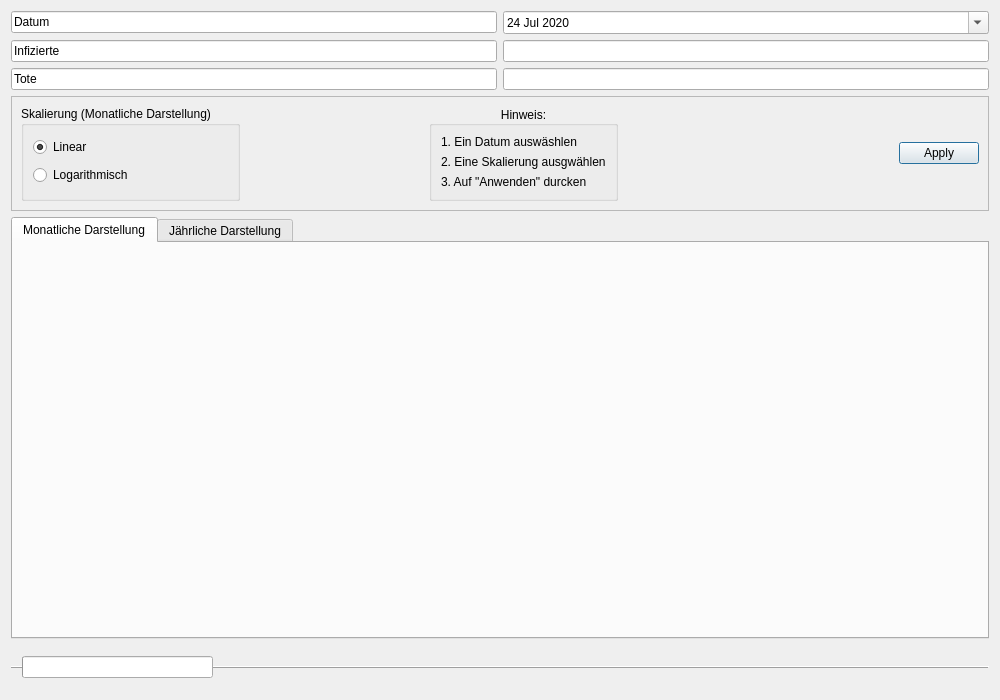
<?xml version="1.0" encoding="UTF-8"?>
<ui version="4.0">
 <class>Lettland</class>
 <widget class="QDialog" name="Lettland">
  <property name="geometry">
   <rect>
    <x>0</x>
    <y>0</y>
    <width>1000</width>
    <height>700</height>
   </rect>
  </property>
  <property name="windowTitle">
   <string>Lettland</string>
  </property>
  <layout class="QGridLayout" name="gridLayout_3">
   <item row="0" column="0">
    <layout class="QGridLayout" name="gridLayout">
     <item row="4" column="3">
      <widget class="QLineEdit" name="lineEdit_4">
       <property name="readOnly">
        <bool>true</bool>
       </property>
      </widget>
     </item>
     <item row="2" column="0">
      <widget class="QLineEdit" name="lineEdit_3">
       <property name="text">
        <string>Datum</string>
       </property>
       <property name="readOnly">
        <bool>true</bool>
       </property>
      </widget>
     </item>
     <item row="5" column="0">
      <widget class="QLineEdit" name="lineEdit_5">
       <property name="text">
        <string>Tote</string>
       </property>
       <property name="readOnly">
        <bool>true</bool>
       </property>
      </widget>
     </item>
     <item row="4" column="0">
      <widget class="QLineEdit" name="lineEdit">
       <property name="text">
        <string>Infizierte</string>
       </property>
       <property name="readOnly">
        <bool>true</bool>
       </property>
      </widget>
     </item>
     <item row="5" column="3">
      <widget class="QLineEdit" name="lineEdit_6">
       <property name="readOnly">
        <bool>true</bool>
       </property>
      </widget>
     </item>
     <item row="2" column="3">
      <widget class="QDateEdit" name="dateEdit">
       <property name="readOnly">
        <bool>false</bool>
       </property>
       <property name="buttonSymbols">
        <enum>QAbstractSpinBox::NoButtons</enum>
       </property>
       <property name="accelerated">
        <bool>false</bool>
       </property>
       <property name="minimumDateTime">
        <datetime>
         <hour>0</hour>
         <minute>0</minute>
         <second>0</second>
         <year>2020</year>
         <month>1</month>
         <day>1</day>
        </datetime>
       </property>
       <property name="currentSection">
        <enum>QDateTimeEdit::DaySection</enum>
       </property>
       <property name="calendarPopup">
        <bool>true</bool>
       </property>
       <property name="timeSpec">
        <enum>Qt::LocalTime</enum>
       </property>
       <property name="date">
        <date>
         <year>2020</year>
         <month>7</month>
         <day>24</day>
        </date>
       </property>
      </widget>
     </item>
    </layout>
   </item>
   <item row="5" column="0">
    <layout class="QVBoxLayout" name="verticalLayout">
     <item>
      <widget class="QTabWidget" name="tabWidget">
       <property name="currentIndex">
        <number>0</number>
       </property>
       <widget class="QWidget" name="tab">
        <attribute name="title">
         <string>Monatliche Darstellung</string>
        </attribute>
        <layout class="QGridLayout" name="gridLayout_2">
         <item row="0" column="0">
          <layout class="QVBoxLayout" name="verticalLayout_3"/>
         </item>
        </layout>
       </widget>
       <widget class="QWidget" name="Tab_2">
        <attribute name="title">
         <string>Jährliche Darstellung</string>
        </attribute>
        <layout class="QVBoxLayout" name="verticalLayout_5">
         <item>
          <layout class="QVBoxLayout" name="verticalLayout_4"/>
         </item>
        </layout>
       </widget>
      </widget>
     </item>
    </layout>
   </item>
   <item row="2" column="0">
    <widget class="QFrame" name="frame">
     <property name="frameShape">
      <enum>QFrame::StyledPanel</enum>
     </property>
     <property name="frameShadow">
      <enum>QFrame::Raised</enum>
     </property>
     <layout class="QGridLayout" name="gridLayout_4">
      <item row="0" column="0">
       <widget class="QGroupBox" name="groupBox">
        <property name="enabled">
         <bool>true</bool>
        </property>
        <property name="title">
         <string>Skalierung (Monatliche Darstellung)</string>
        </property>
        <property name="flat">
         <bool>false</bool>
        </property>
        <property name="checkable">
         <bool>false</bool>
        </property>
        <layout class="QVBoxLayout" name="verticalLayout_6">
         <item>
          <widget class="QRadioButton" name="skalaLiear">
           <property name="text">
            <string>Linear</string>
           </property>
           <property name="checked">
            <bool>true</bool>
           </property>
          </widget>
         </item>
         <item>
          <widget class="QRadioButton" name="skalaLogarithm">
           <property name="text">
            <string>Logarithmisch</string>
           </property>
          </widget>
         </item>
        </layout>
       </widget>
      </item>
      <item row="0" column="6">
       <widget class="QDialogButtonBox" name="buttonBox">
        <property name="standardButtons">
         <set>QDialogButtonBox::Apply</set>
        </property>
        <property name="centerButtons">
         <bool>false</bool>
        </property>
       </widget>
      </item>
      <item row="0" column="4">
       <widget class="QGroupBox" name="groupBox_2">
        <property name="title">
         <string>Hinweis:</string>
        </property>
        <property name="alignment">
         <set>Qt::AlignCenter</set>
        </property>
        <property name="flat">
         <bool>false</bool>
        </property>
        <layout class="QGridLayout" name="gridLayout_6">
         <item row="0" column="0">
          <widget class="QLabel" name="label">
           <property name="text">
            <string>1. Ein Datum auswäshlen</string>
           </property>
          </widget>
         </item>
         <item row="1" column="0">
          <widget class="QLabel" name="label_2">
           <property name="text">
            <string>2. Eine Skalierung ausgwählen</string>
           </property>
          </widget>
         </item>
         <item row="2" column="0">
          <widget class="QLabel" name="label_3">
           <property name="text">
            <string>3. Auf &quot;Anwenden&quot; durcken</string>
           </property>
          </widget>
         </item>
        </layout>
       </widget>
      </item>
      <item row="0" column="1">
       <spacer name="horizontalSpacer">
        <property name="orientation">
         <enum>Qt::Horizontal</enum>
        </property>
        <property name="sizeHint" stdset="0">
         <size>
          <width>40</width>
          <height>20</height>
         </size>
        </property>
       </spacer>
      </item>
      <item row="0" column="2">
       <widget class="Line" name="line">
        <property name="orientation">
         <enum>Qt::Horizontal</enum>
        </property>
       </widget>
      </item>
      <item row="0" column="5">
       <spacer name="horizontalSpacer_2">
        <property name="orientation">
         <enum>Qt::Horizontal</enum>
        </property>
        <property name="sizeHint" stdset="0">
         <size>
          <width>40</width>
          <height>20</height>
         </size>
        </property>
       </spacer>
      </item>
     </layout>
    </widget>
   </item>
   <item row="6" column="0">
    <widget class="QFrame" name="frame_2">
     <property name="frameShape">
      <enum>QFrame::HLine</enum>
     </property>
     <property name="frameShadow">
      <enum>QFrame::Raised</enum>
     </property>
     <layout class="QGridLayout" name="gridLayout_5">
      <item row="0" column="3">
       <spacer name="horizontalSpacer_4">
        <property name="orientation">
         <enum>Qt::Horizontal</enum>
        </property>
        <property name="sizeHint" stdset="0">
         <size>
          <width>40</width>
          <height>20</height>
         </size>
        </property>
       </spacer>
      </item>
      <item row="0" column="0">
       <widget class="QProgressBar" name="progressBar">
        <property name="value">
         <number>0</number>
        </property>
        <property name="textVisible">
         <bool>false</bool>
        </property>
        <property name="orientation">
         <enum>Qt::Horizontal</enum>
        </property>
       </widget>
      </item>
      <item row="0" column="4">
       <spacer name="horizontalSpacer_3">
        <property name="orientation">
         <enum>Qt::Horizontal</enum>
        </property>
        <property name="sizeHint" stdset="0">
         <size>
          <width>40</width>
          <height>20</height>
         </size>
        </property>
       </spacer>
      </item>
      <item row="0" column="2">
       <spacer name="horizontalSpacer_5">
        <property name="orientation">
         <enum>Qt::Horizontal</enum>
        </property>
        <property name="sizeHint" stdset="0">
         <size>
          <width>40</width>
          <height>20</height>
         </size>
        </property>
       </spacer>
      </item>
      <item row="0" column="1">
       <spacer name="horizontalSpacer_6">
        <property name="orientation">
         <enum>Qt::Horizontal</enum>
        </property>
        <property name="sizeHint" stdset="0">
         <size>
          <width>40</width>
          <height>20</height>
         </size>
        </property>
       </spacer>
      </item>
     </layout>
    </widget>
   </item>
  </layout>
 </widget>
 <resources/>
 <connections/>
</ui>
